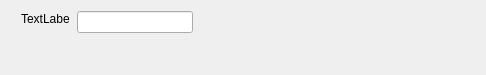
<?xml version="1.0" encoding="UTF-8"?>
<ui version="4.0">
 <class>Search</class>
 <widget class="QDialog" name="Search">
  <property name="geometry">
   <rect>
    <x>0</x>
    <y>0</y>
    <width>486</width>
    <height>75</height>
   </rect>
  </property>
  <property name="windowTitle">
   <string>Dialog</string>
  </property>
  <widget class="QLineEdit" name="lineEdit">
   <property name="geometry">
    <rect>
     <x>77</x>
     <y>11</y>
     <width>116</width>
     <height>22</height>
    </rect>
   </property>
  </widget>
  <widget class="QLabel" name="label">
   <property name="geometry">
    <rect>
     <x>21</x>
     <y>11</y>
     <width>49</width>
     <height>16</height>
    </rect>
   </property>
   <property name="text">
    <string>TextLabel</string>
   </property>
  </widget>
 </widget>
 <resources/>
 <connections/>
</ui>
